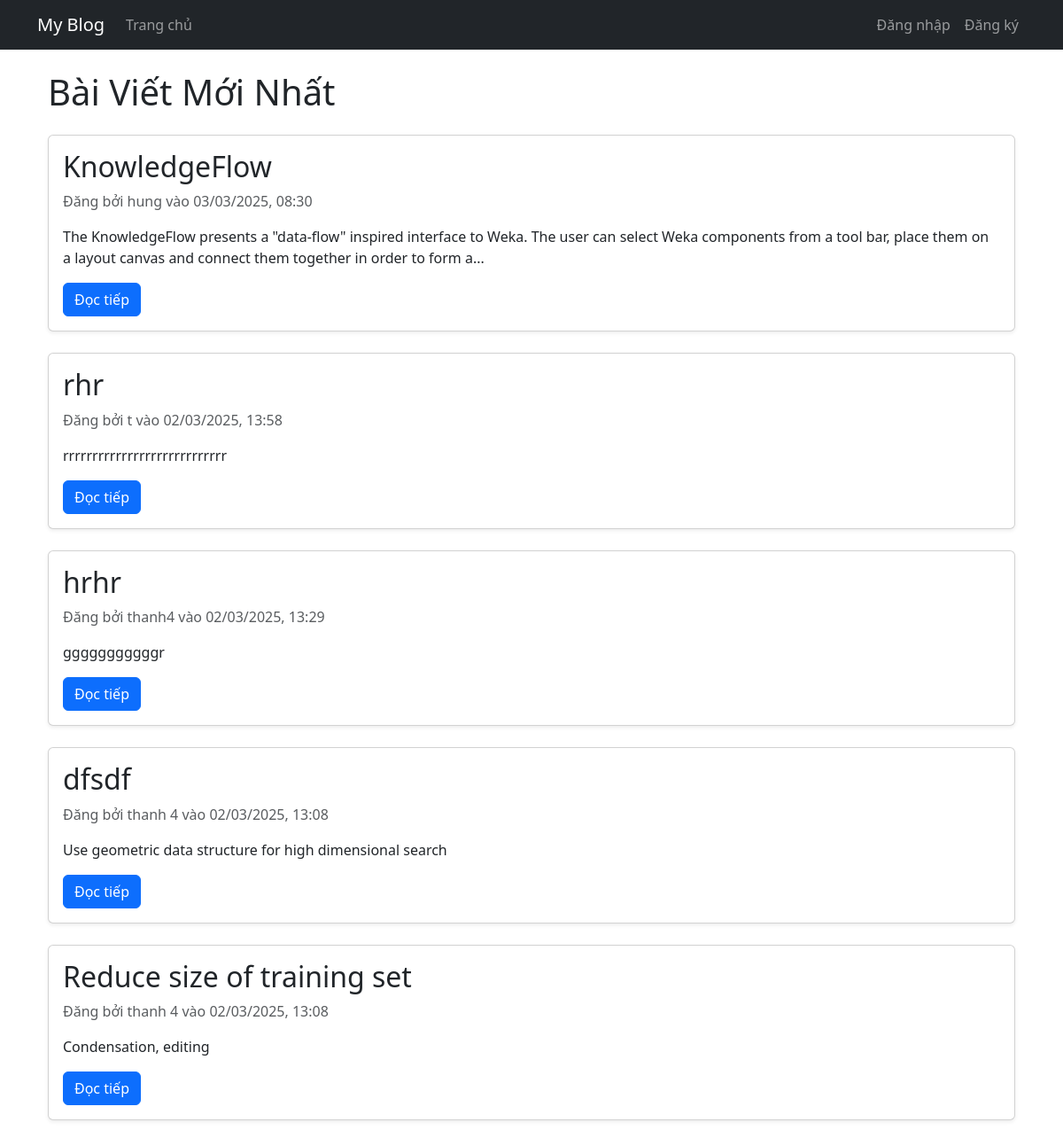
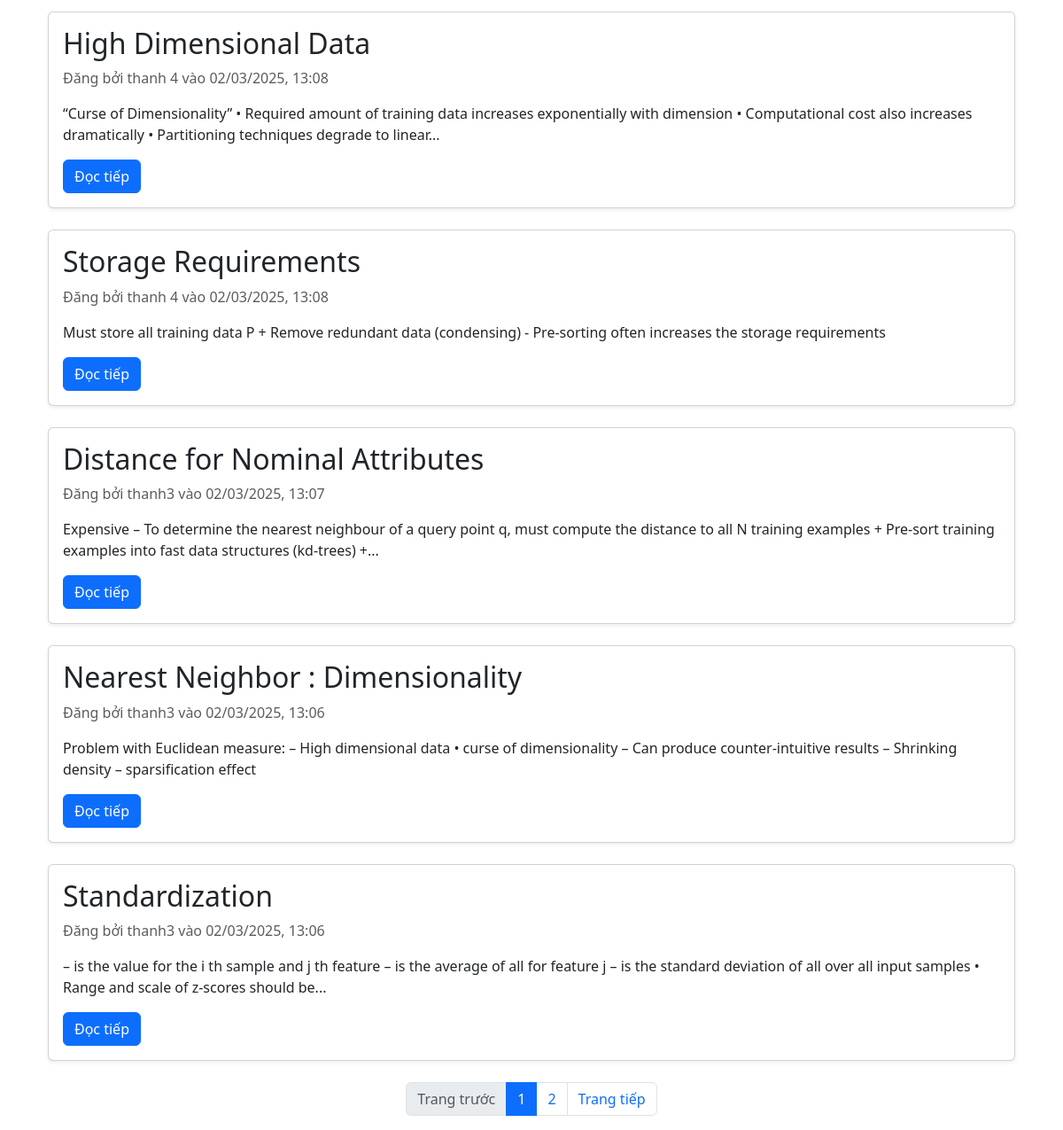
Before: / with the older database file (2 pictures, top to bottom).
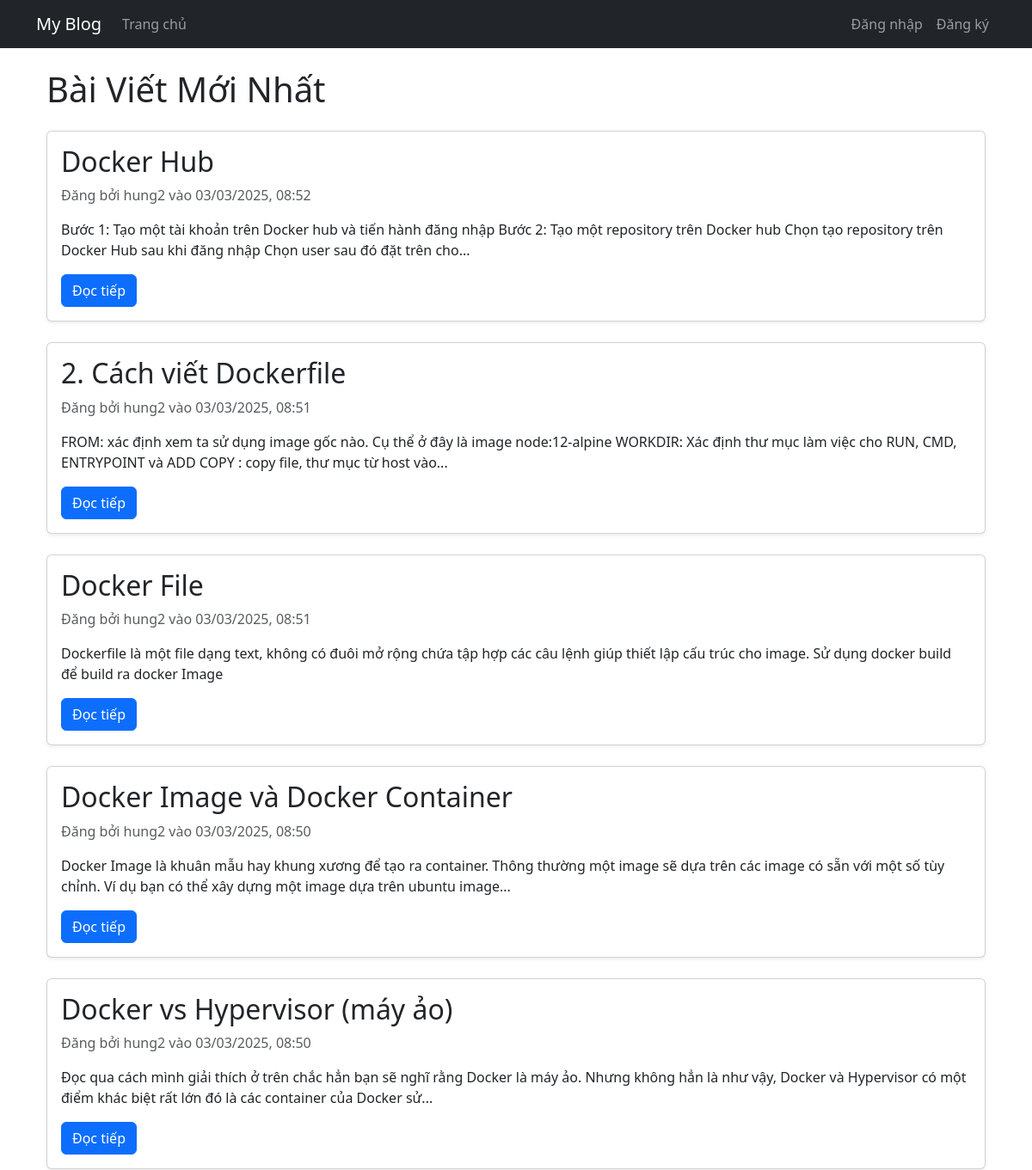
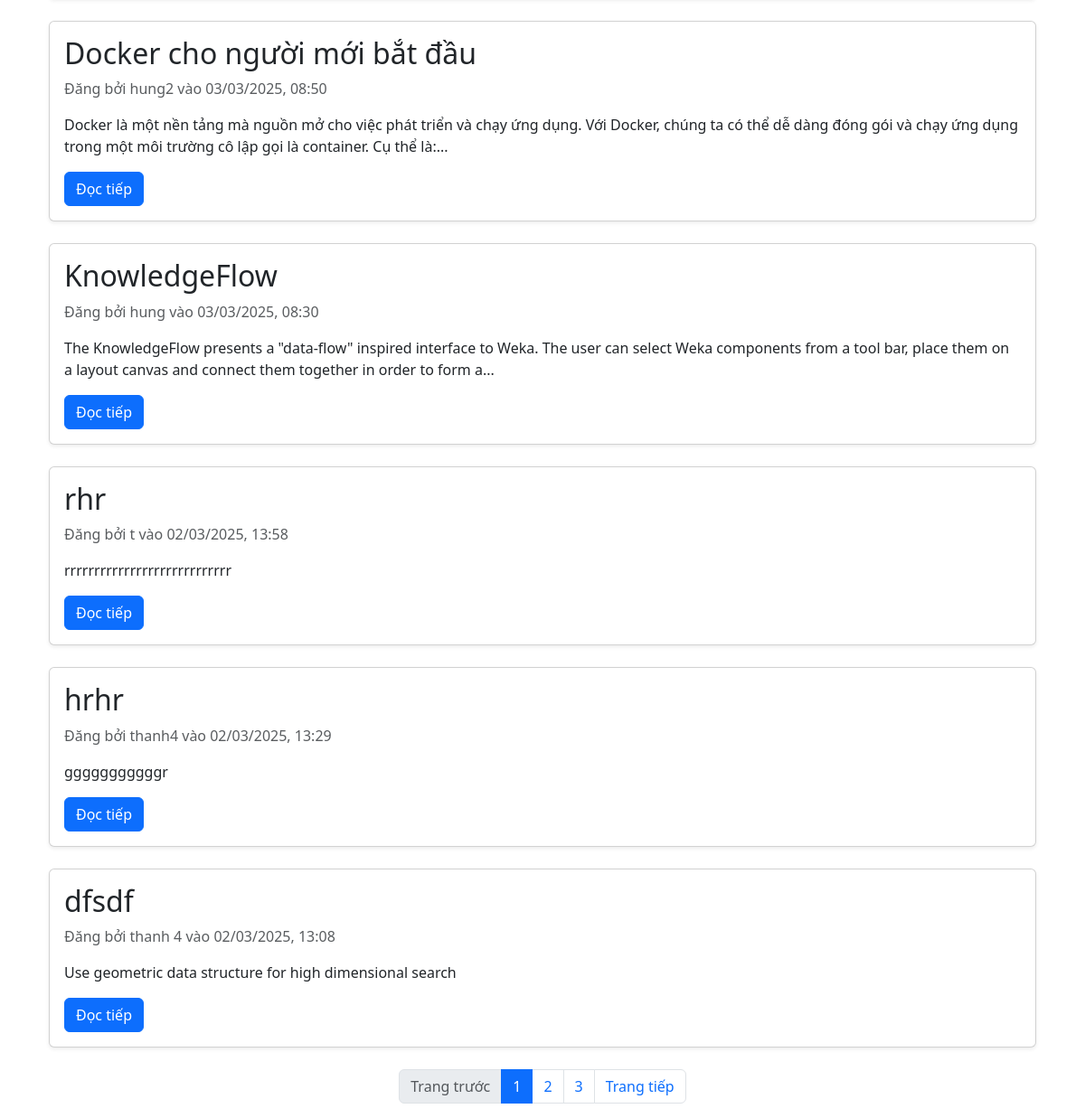
After: the same page with the newer database file (2 pictures, top to bottom).
### my_blog/app.py (models this page shows, shortened)
class Post(db.Model):
    id = db.Column(db.Integer, primary_key=True)
    title = db.Column(db.String(100), nullable=False)
    content = db.Column(db.Text, nullable=False)
    date_posted = db.Column(db.DateTime, default=datetime.utcnow)
    user_id = db.Column(db.Integer, db.ForeignKey('user.id'), nullable=False)

class User(db.Model, UserMixin):
    id = db.Column(db.Integer, primary_key=True)
    username = db.Column(db.String(20), unique=True, nullable=False)
    email = db.Column(db.String(120), unique=True, nullable=False)
    password = db.Column(db.String(60), nullable=False)
    posts = db.relationship('Post', backref='author', lazy=True)
    is_admin = db.Column(db.Boolean, default=False)
    is_blocked = db.Column(db.Boolean, default=False)

### my_blog/app.py (the view)
@app.route('/')
@app.route('/page/<int:page>')
def index(page=1):
    per_page = 10
    posts = Post.query.order_by(Post.date_posted.desc()).paginate(page=page, per_page=per_page, error_out=False)
    return render_template('index.html', posts=posts)

### my_blog/templates/index.html (shortened to what this page needs)
{% extends "layout.html" %}
{% block content %}
<div class="container mt-4">
    <h1 class="mb-4">Bài Viết Mới Nhất</h1>
    {% if posts.items %}
        {% for post in posts.items %}
        <div class="card mb-4 shadow-sm">
            <div class="card-body">
                <h2 class="card-title">{{ post.title }}</h2>
                <p class="card-text text-muted">Đăng bởi {{ post.author.username }} vào {{ post.date_posted.strftime('%d/%m/%Y, %H:%M') }}</p>
                <p class="card-text">{{ post.content|truncate(200) }}</p>
                <a href="{{ url_for('post', post_id=post.id) }}" class="btn btn-primary">Đọc tiếp</a>
            </div>
        </div>
        {% endfor %}
        <nav aria-label="Page navigation">
            <ul class="pagination justify-content-center">
                {% if posts.has_prev %}
                <li class="page-item">
                    <a class="page-link" href="{{ url_for('index', page=posts.prev_num) }}">Trang trước</a>
                </li>
                {% else %}
                <li class="page-item disabled">
                    <span class="page-link">Trang trước</span>
                </li>
                {% endif %}
                {% for page_num in posts.iter_pages(left_edge=1, right_edge=1, left_current=2, right_current=2) %}
                    {% if page_num %}
                        {% if page_num == posts.page %}
                        <li class="page-item active">
                            <span class="page-link">{{ page_num }}</span>
                        </li>
                        {% else %}
                        <li class="page-item">
                            <a class="page-link" href="{{ url_for('index', page=page_num) }}">{{ page_num }}</a>
                        </li>
                        {% endif %}
                    {% else %}
                        <li class="page-item disabled">
                            <span class="page-link">...</span>
                        </li>
                    {% endif %}
                {% endfor %}
                {% if posts.has_next %}
                <li class="page-item">
                    <a class="page-link" href="{{ url_for('index', page=posts.next_num) }}">Trang tiếp</a>
                </li>
                {% else %}
                <li class="page-item disabled">
                    <span class="page-link">Trang tiếp</span>
                </li>
                {% endif %}
            </ul>
        </nav>
    {% endif %}
</div>
{% endblock %}

Changed rows visible on the page:
no longer on this page (row unchanged): Post: title "Reduce size of training set", author.username "thanh 4", date_posted "02/03/2025, 13:08", content "Condensation, editing"
no longer on this page (row unchanged): Post: title "High Dimensional Data", author.username "thanh 4", date_posted "02/03/2025, 13:08", content "“Curse of Dimensionality” • Required amount of training data increases exponentially with dimension • Computational cost also increases dramatically • Partitioning techniques degrade to linear..."
no longer on this page (row unchanged): Post: title "Storage Requirements", author.username "thanh 4", date_posted "02/03/2025, 13:08", content "Must store all training data P + Remove redundant data (condensing) - Pre-sorting often increases the storage requirements"
no longer on this page (row unchanged): Post: title "Distance for Nominal Attributes", author.username "thanh3", date_posted "02/03/2025, 13:07", content "Expensive – To determine the nearest neighbour of a query point q, must compute the distance to all N training examples + Pre-sort training examples into fast data structures (kd-trees) +..."
no longer on this page (row unchanged): Post: title "Nearest Neighbor : Dimensionality", author.username "thanh3", date_posted "02/03/2025, 13:06", content "Problem with Euclidean measure: – High dimensional data • curse of dimensionality – Can produce counter-intuitive results – Shrinking density – sparsification effect"
no longer on this page (row unchanged): Post: title "Standardization", author.username "thanh3", date_posted "02/03/2025, 13:06", content "– is the value for the i th sample and j th feature – is the average of all for feature j – is the standard deviation of all over all input samples • Range and scale of z-scores should be..."
added Post: title "Docker Hub", author.username "hung2", date_posted "03/03/2025, 08:52", content "Bước 1: Tạo một tài khoản trên Docker hub và tiến hành đăng nhập Bước 2: Tạo một repository trên Docker hub Chọn tạo repository trên Docker Hub sau khi đăng nhập Chọn user sau đó đặt trên cho..."
added Post: title "2. Cách viết Dockerfile", author.username "hung2", date_posted "03/03/2025, 08:51", content "FROM: xác định xem ta sử dụng image gốc nào. Cụ thể ở đây là image node:12-alpine WORKDIR: Xác định thư mục làm việc cho RUN, CMD, ENTRYPOINT và ADD COPY : copy file, thư mục từ host vào..."
added Post: title "Docker File", author.username "hung2", date_posted "03/03/2025, 08:51", content "Dockerfile là một file dạng text, không có đuôi mở rộng chứa tập hợp các câu lệnh giúp thiết lập cấu trúc cho image. Sử dụng docker build để build ra docker Image"
added Post: title "Docker Image và Docker Container", author.username "hung2", date_posted "03/03/2025, 08:50", content "Docker Image là khuân mẫu hay khung xương để tạo ra container. Thông thường một image sẽ dựa trên các image có sẵn với một số tùy chỉnh. Ví dụ bạn có thể xây dựng một image dựa trên ubuntu image..."
added Post: title "Docker vs Hypervisor (máy ảo)", author.username "hung2", date_posted "03/03/2025, 08:50", content "Đọc qua cách mình giải thích ở trên chắc hẳn bạn sẽ nghĩ rằng Docker là máy ảo. Nhưng không hẳn là như vậy, Docker và Hypervisor có một điểm khác biệt rất lớn đó là các container của Docker sử..."
added Post: title "Docker cho người mới bắt đầu", author.username "hung2", date_posted "03/03/2025, 08:50", content "Docker là một nền tảng mà nguồn mở cho việc phát triển và chạy ứng dụng. Với Docker, chúng ta có thể dễ dàng đóng gói và chạy ứng dụng trong một môi trường cô lập gọi là container. Cụ thể là:..."
Other visible differences:
new list line: "3"
